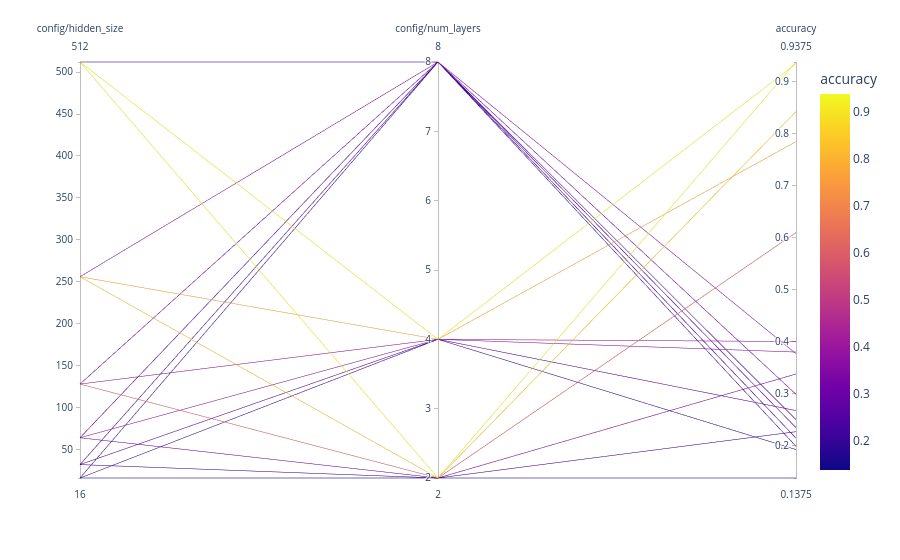

Notebook code for this chart:
### Markdown cell above
As you can see, we get a systematic scan, but large parts of the space are still unexplored, and we also explored parts that are really not very promising.

### Code cell
visualize.parallel_plot(analysis, columns)

### Figure 1 — Plotly figure (JSON) as saved in the notebook; plotly's stock layout.template omitted (floating-point values rounded to 4 significant figures)
{"data": [{"dimensions": [{"label": "config/hidden_size", "values": [16, 32, 64, 128, 256, 512, 16, 32, 64, 128, 256, 512, 16, 32, 64, 128, 256, 512]}, {"label": "config/num_layers", "values": [2, 2, 2, 2, 2, 2, 4, 4, 4, 4, 4, 4, 8, 8, 8, 8, 8, 8]}, {"label": "accuracy", "values": [0.1375, 0.2266, 0.3375, 0.6094, 0.8422, 0.9375, 0.1922, 0.2672, 0.3797, 0.4, 0.7844, 0.9344, 0.1984, 0.2141, 0.25, 0.2984, 0.3766, 0.2344]}], "domain": {"x": [0, 1], "y": [0, 1]}, "line": {"color": [0.1375, 0.2266, 0.3375, 0.6094, 0.8422, 0.9375, 0.1922, 0.2672, 0.3797, 0.4, 0.7844, 0.9344, 0.1984, 0.2141, 0.25, 0.2984, 0.3766, 0.2344], "coloraxis": "coloraxis"}, "name": "", "type": "parcoords"}], "layout": {"coloraxis": {"colorbar": {"title": {"text": "accuracy"}}, "colorscale": [[0, "#0d0887"], [0.1111, "#46039f"], [0.2222, "#7201a8"], [0.3333, "#9c179e"], [0.4444, "#bd3786"], [0.5556, "#d8576b"], [0.6667, "#ed7953"], [0.7778, "#fb9f3a"], [0.8889, "#fdca26"], [1, "#f0f921"]]}, "legend": {"tracegroupgap": 0}, "margin": {"t": 60}}}
